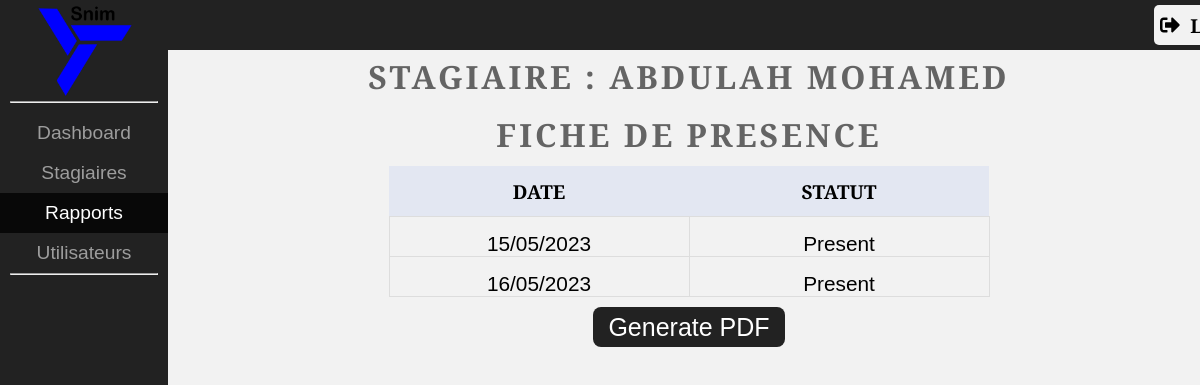
The app's page /presence.php?c=735&n=Abdulah Mohamed (signed in) with its own data.
### tables this page shows
CREATE TABLE `presences` (
  `id` int(11) NOT NULL,
  `stagiaire_code` varchar(255) DEFAULT NULL,
  `date` varchar(100) DEFAULT NULL,
  `presence_status` enum('Present','Absent','En retard') DEFAULT NULL
);

### presence.php (the view, shortened to what this page needs)
<?php
$usertype = $_SESSION["usertype"];
?>
<!DOCTYPE html>
<html lang="en">
<head>
  <link rel="stylesheet" href="css/style.css">
</head>
  <body>
    <nav>
      <aside>
        <img src="photos/snim.png" alt="Snim's Logo">
				<hr>
        <ul>
          <li><a href="dashboard.php"><input type="submit" value="Dashboard"></a></li>
          <li><a href="stagiaires.php"><input type="submit" value="Stagiaires"></a></li>
          <li><a href="raports.php"><div class="specific"><input type="submit" value="Rapports"></div></a></li>
          <?php if ($usertype == 'admin'): ?>
            <li><a href="utilisateurs.php"><input type="submit" value="Utilisateurs"></a></li>
            <?php endif; ?>
        </ul>
				<hr>
      </aside>
    </nav>
    <?php
        $presence_code= $_GET['c'];
        $Nom_stagiaire = $_GET['n'];
        include 'conn.php';
        $sql = "SELECT * FROM presences where stagiaire_code=$presence_code ORDER BY date ASC ";
        $result = $conn->query($sql);
        ?>
    <section class="main">
    <div class="bar">
            <form method="post">
              <button name="logout" class="logout-button">
                <img src="photos/logout.svg" alt="Logout">
                <span>Logout</span>
              </button>
            </form>
      </div>
			<div class="container">
    <div class="stagiaire">
    <div class='trainer-box'>
    <div class="trainer-presence">
  <h2><?php echo "Stagiaire : $Nom_stagiaire"?></h2>
  <h2>Fiche de presence</h2>
  <table>
    <thead>
      <tr>
        <th>Date</th>
        <th>Statut</th>
      </tr>
    </thead>
    <tbody>
      <?php
        while ($row = $result->fetch_assoc()) {
      ?>
      <tr id="check">
        <td><?php echo $row['date'] ?></td>
        <td><?php echo $row['presence_status'] ?></td>
      </tr>
          <?php } ?>
        </tbody>
      </table>
      <div class="pdf">
        <form action="pdf/presence_pdf.php?id=<?php echo $presence_code?>" target="_blank" method="post">
          <input type="submit" id="presence_pdf" name="presence_pdf" value="Generate PDF">
        </form>
      </div>
</div>
    </div>
    </div>
    </div>
</section>

### style.css (style rules this page uses)
:root { --backgroundcolor1: #222222; --backgroundcolor2: #f2f2f2; --lightcolor: #fff; --darkcolor: #000; --textcolor: #9d9d9d; --hover: #080808; }
* { margin: 0; padding: 0; font-family: 'Alegreya Sans', sans-serif; color: var(--darkcolor); }
html { font-size: 16px; background-color: var(--backgroundcolor2); }
nav { display: flex; }
aside { flex-direction: column; width: 14%; height: 100%; position: fixed; z-index: 5; background-color: var(--backgroundcolor1); }
aside img { width: 6rem; margin-top: 5px; margin-left: 22%; cursor: pointer; }
hr { margin: 0 10px; }
ul { list-style: none; margin-right: 0px; margin-top: 10px; }
input[type="submit"] { width: 100%; height: 40px; background-color: var(--backgroundcolor1); color: var(--textcolor); border: none; font-size: 1.2rem; cursor: pointer; transition: 0.4s; }
.specific input { background-color: var(--hover); color: var(--lightcolor); }
.main { display: flex; flex-grow: 1; align-items: center ; margin-left: 178px; display: flex; flex-direction: column; background-color: var(--backgroundcolor2); }
.bar { background-color: var(--backgroundcolor1); height: 50px; width: 100%; position: fixed; }
.container { margin-top: 50px; display: flex; }
h2 { color: #646464; text-transform: uppercase; text-align: left; font-size: 2rem; letter-spacing: 3px; margin-bottom: 30px; }
form { display: flex; flex-wrap: wrap; justify-content: center; }
.stagiaire { margin-top: 20px; margin: 0 auto; }
table { border-collapse: collapse; }
tr th { background-color: #b5c2ee41; text-transform: uppercase; }
th { height: 50px; align-items: center; font-size: 1.2rem; width: 300px; text-align: center; }
td { text-align: center; font-size: 1.3rem; padding-top: 15px; font-family: 'Gill Sans', 'Gill Sans MT', Calibri, 'Trebuchet MS', sans-serif; border-bottom: 1px solid rgb(221, 221, 221); }
#check td { border: 1px solid #ddd; }
span { color: rgb(201, 12, 12); }
button { width: 110px; height: 40px; background-color: rgb(116, 136, 136); border: none; border-radius: 5px; font-weight: bold; font-size: 1.2rem; cursor: pointer; margin-bottom: 5px; margin-left: 10px; transition: 0.4s; }
.stagiaire h2 { padding-top: 5px; text-align: center; margin-bottom: 10px; }
.trainer-presence table { margin: 0 auto; }
.logout-button { margin-left: 1040px; margin-top: 5px; display: flex; align-items: center; justify-content: center; font-size: 1.2rem; font-weight: bold; color: var(--darkcolor); background-color: var(--backgroundcolor2); border: none; border-radius: 5px; padding: 10px 20px; cursor: pointer; transition: 0.5s; }
.logout-button span { color: var(--darkcolor); }
.logout-button img { width: 20px; height: 20px; margin-right: 10px; }

### presence.php (style rules this page uses)
.pdf { width: 30%; margin: 0 auto; margin-top: 10px; }
.pdf input { background-color: #222; color: #fff; border-radius: 8px; font-size:25px; margin-bottom: 10px; }

### records on screen
presences: date "15/05/2023", presence_status "Present"
presences: date "16/05/2023", presence_status "Present"

### other values on screen
$Nom_stagiaire "ABDULAH MOHAMED"
